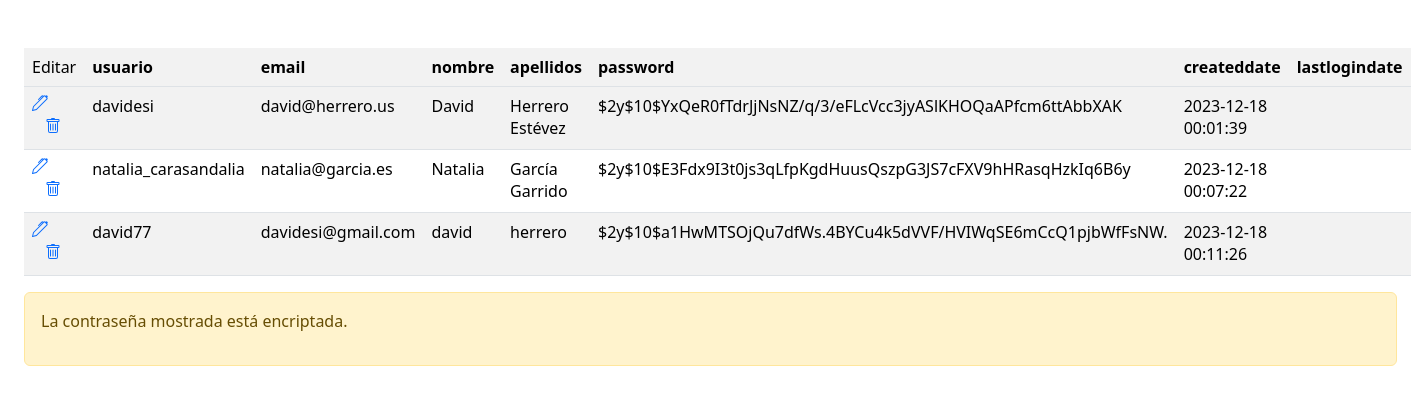
/php/gestionUsuarios.php (signed in), run on the app's committed database.
### tables this page shows
CREATE TABLE `usuarios` (
  `usuario` varchar(64) NOT NULL,
  `email` varchar(255) NOT NULL,
  `nombre` varchar(128) DEFAULT NULL,
  `apellidos` varchar(255) DEFAULT NULL,
  `password` varchar(255) DEFAULT NULL,
  `createddate` datetime DEFAULT current_timestamp(),
  `lastlogindate` datetime DEFAULT NULL
);

### php/configuracion.php (called while the page is built)
<?php
$pathfile=str_ends_with(dirname($_SERVER['PHP_SELF']),"/php")?"../":"./";
$config = parse_ini_file($pathfile. 'config/database.ini');
?>

### php/C_SQL.php (called while the page is built, shortened)
<?php
class SQL extends Errores{
    public function __construct($server,$usern,$pass,$dbname){
        $this->servername=$server;
        $this->dbname=$dbname;
        try{
        $dsn = "mysql:host=$this->servername;dbname=$this->dbname";
        $this->con = new PDO($dsn, $usern, $pass);
    } catch (PDOException $e) {
        $this->error($e->getMessage());
    }
    }
}
class BBDD extends SQL{
    public function getQueryParams($query,$params){
        $stmt=$this->con->query($query);
        $stmt->execute();
        return $stmt->fetchAll(PDO::FETCH_ASSOC);
    }
}
?>

### php/gestionUsuarios.php (the view, shortened to what this page needs)
<?php
require_once("configuracion.php");
require_once("C_SQL.php");
require_once("header.php");
$BBDD = new BBDD();
    ?>
    <?php
$queryUsuarios="SELECT * from usuarios order by createddate";
$res=$BBDD->getQueryParams($queryUsuarios,null);
function cabeceraQuery($query):array{
    $row=$query[0];
    return array_keys($row);
}
?>
<div class="container-fluid px-4 mt-5">
    <?php
if (!empty($res)){
?>
    <table class="table table-striped table-hover">
        <theader>
            <tr>
                <td>Editar</td>
                <?php
  foreach (cabeceraQuery($res) as $k){
    echo "<th scope='col'>$k</th>";
  }
  ?>
            </tr>
        </theader>
        <tbody>
            <?php
    foreach($res as $result){
        echo "<tr>";
        $i=0;
        foreach($result as $k => $v){
           if ($i++==0){
          echo " <td scope='row'><a href='" . $_SERVER['PHP_SELF'] ."?id=" . $_REQUEST['id'] . "&editar=" . $result["usuario"] . "'>"  . Icono::edit() . "</a><button type=\"button\" class=\"btn btn-link\" data-bs-toggle=\"modal\" data-bs-target=\"#deleteUser\" onclick=\"ponUsuario('$v');\">" . Icono::delete() . " </button> </a></td>";
           }
            echo "<td>$v</td>";
        }
        echo "</tr>\r";
    }
    ?>
        </tbody>
    </table>
    <div class="alert alert-warning" tabindex="-1">
        <p>La contraseña mostrada está encriptada.</p>
    </div>
    <?php
}else{
    echo "no hay usuarios";
}
?>
</div>

### data on the page
usuarios: usuario "davidesi", email "david@herrero.us", nombre "David", apellidos "Herrero Estévez", password "$2y$10$YxQeR0fTdrJjNsNZ/q/3/eFLcVcc3jyASlKHOQaAPfcm6ttAbbXAK", createddate "2023-12-18 00:01:39"
usuarios: usuario "natalia_carasandalia", email "natalia@garcia.es", nombre "Natalia", apellidos "García Garrido", password "$2y$10$E3Fdx9I3t0js3qLfpKgdHuusQszpG3JS7cFXV9hHRasqHzkIq6B6y", createddate "2023-12-18 00:07:22"
usuarios: usuario "david77", email "davidesi@gmail.com", nombre "david", apellidos "herrero", password "$2y$10$a1HwMTSOjQu7dfWs.4BYCu4k5dVVF/HVIWqSE6mCcQ1pjbWfFsNW.", createddate "2023-12-18 00:11:26"

### other printed values
$k "usuario"
$k "email"
$k "nombre"
$k "apellidos"
$k "password"
$k "createddate"
$k "lastlogindate"
